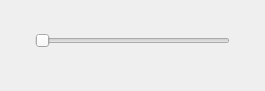
      <widget class="QFrame" name="frame_triple_1">
       <property name="geometry">
        <rect>
         <x>5</x>
         <y>10</y>
         <width>265</width>
         <height>91</height>
        </rect>
       </property>
       <property name="font">
        <font>
         <family>Segoe UI</family>
        </font>
       </property>
       <property name="styleSheet">
        <string notr="true"/>
       </property>
       <property name="frameShape">
        <enum>QFrame::Shape::NoFrame</enum>
       </property>
       <property name="frameShadow">
        <enum>QFrame::Shadow::Raised</enum>
       </property>
       <widget class="QSlider" name="triple_meta_1">
        <property name="geometry">
         <rect>
          <x>35</x>
          <y>30</y>
          <width>195</width>
          <height>22</height>
         </rect>
        </property>
        <property name="font">
         <font>
          <family>Segoe UI</family>
         </font>
        </property>
        <property name="maximum">
         <number>2</number>
        </property>
        <property name="pageStep">
         <number>1</number>
        </property>
        <property name="orientation">
         <enum>Qt::Orientation::Horizontal</enum>
        </property>
       </widget>
       <widget class="QLabel" name="le_meta_triple_1_value_2">
        <property name="geometry">
         <rect>
          <x>180</x>
          <y>60</y>
          <width>85</width>
          <height>22</height>
         </rect>
        </property>
        <property name="font">
         <font>
          <pointsize>10</pointsize>
          <bold>true</bold>
         </font>
        </property>
        <property name="styleSheet">
         <string notr="true"/>
        </property>
        <property name="text">
         <string notr="true"/>
        </property>
        <property name="alignment">
         <set>Qt::AlignmentFlag::AlignCenter</set>
        </property>
       </widget>
       <widget class="QLabel" name="le_meta_triple_1_value_1">
        <property name="geometry">
         <rect>
          <x>90</x>
          <y>60</y>
          <width>85</width>
          <height>22</height>
         </rect>
        </property>
        <property name="font">
         <font>
          <pointsize>10</pointsize>
          <bold>true</bold>
         </font>
        </property>
        <property name="styleSheet">
         <string notr="true"/>
        </property>
        <property name="text">
         <string notr="true"/>
        </property>
        <property name="alignment">
         <set>Qt::AlignmentFlag::AlignCenter</set>
        </property>
       </widget>
       <widget class="QLabel" name="le_meta_triple_1_value_0">
        <property name="geometry">
         <rect>
          <x>0</x>
          <y>60</y>
          <width>85</width>
          <height>22</height>
         </rect>
        </property>
        <property name="font">
         <font>
          <pointsize>10</pointsize>
          <bold>true</bold>
         </font>
        </property>
        <property name="styleSheet">
         <string notr="true"/>
        </property>
        <property name="text">
         <string notr="true"/>
        </property>
        <property name="alignment">
         <set>Qt::AlignmentFlag::AlignCenter</set>
        </property>
       </widget>
       <widget class="QLabel" name="le_meta_triple_name_1">
        <property name="geometry">
         <rect>
          <x>60</x>
          <y>5</y>
          <width>150</width>
          <height>22</height>
         </rect>
        </property>
        <property name="font">
         <font>
          <pointsize>10</pointsize>
          <bold>true</bold>
         </font>
        </property>
        <property name="styleSheet">
         <string notr="true"/>
        </property>
        <property name="text">
         <string notr="true"/>
        </property>
        <property name="alignment">
         <set>Qt::AlignmentFlag::AlignCenter</set>
        </property>
       </widget>
      </widget>
